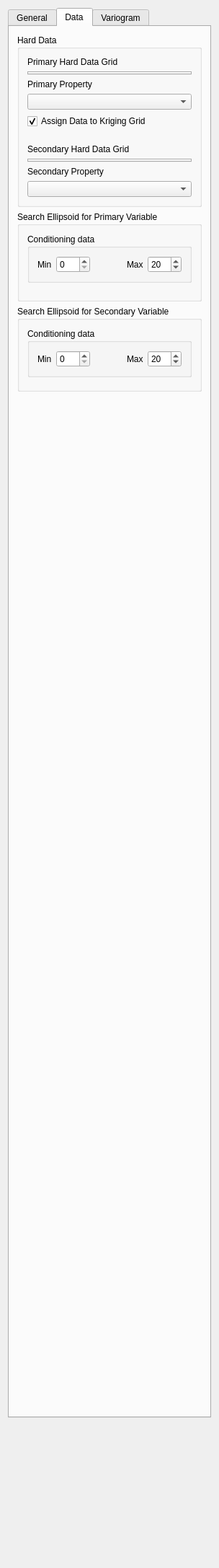
<?xml version="1.0" encoding="UTF-8"?>
<ui version="4.0">
 <class>CoKriging_Parameters</class>
 <widget class="QWidget" name="CoKriging_Parameters">
  <property name="AlgorithmCategory" stdset="0">
   <string>Estimation</string>
  </property>
  <property name="AlgorithmDescription" stdset="0">
   <string>Kriging with secondary attribute</string>
  </property>
  <property name="geometry">
   <rect>
    <x>0</x>
    <y>0</y>
    <width>271</width>
    <height>2174</height>
   </rect>
  </property>
  <property name="maximumSize">
   <size>
    <width>500</width>
    <height>32767</height>
   </size>
  </property>
  <property name="windowTitle">
   <string>Kriging Parameters</string>
  </property>
  <layout class="QVBoxLayout" name="verticalLayout_5">
   <item>
    <widget class="QTabWidget" name="tabWidget2">
     <property name="currentIndex">
      <number>1</number>
     </property>
     <widget class="QWidget" name="tab">
      <attribute name="title">
       <string>General</string>
      </attribute>
      <layout class="QVBoxLayout" name="verticalLayout_2">
       <item>
        <widget class="Q3GroupBox" name="SimulationGrid">
         <property name="maximumSize">
          <size>
           <width>32767</width>
           <height>140</height>
          </size>
         </property>
         <property name="title">
          <string>Kriging Grid</string>
         </property>
         <property name="frameShape">
          <enum>Q3GroupBox::Box</enum>
         </property>
         <property name="frameShadow">
          <enum>Q3GroupBox::Sunken</enum>
         </property>
         <layout class="QVBoxLayout" name="verticalLayout">
          <item>
           <widget class="GridSelector" name="Grid_Name"/>
          </item>
          <item>
           <spacer name="Spacer7_5_3">
            <property name="orientation">
             <enum>Qt::Vertical</enum>
            </property>
            <property name="sizeType">
             <enum>QSizePolicy::Expanding</enum>
            </property>
            <property name="sizeHint" stdset="0">
             <size>
              <width>0</width>
              <height>20</height>
             </size>
            </property>
           </spacer>
          </item>
          <item>
           <widget class="QLabel" name="TextLabel2">
            <property name="text">
             <string>New Property Name</string>
            </property>
            <property name="wordWrap">
             <bool>false</bool>
            </property>
           </widget>
          </item>
          <item>
           <widget class="QLineEdit" name="Property_Name"/>
          </item>
         </layout>
        </widget>
       </item>
       <item>
        <widget class="QComboBox" name="Kriging_Type">
         <item>
          <property name="text">
           <string>Simple Kriging (SK)</string>
          </property>
         </item>
         <item>
          <property name="text">
           <string>Ordinary Kriging (OK)</string>
          </property>
         </item>
        </widget>
       </item>
       <item>
        <widget class="GsTLGroupBox" name="SKGroupBox">
         <property name="title">
          <string/>
         </property>
         <property name="keyword" stdset="0">
          <string>Simple Kriging (SK)</string>
         </property>
         <layout class="QVBoxLayout">
          <property name="spacing">
           <number>6</number>
          </property>
          <property name="margin">
           <number>11</number>
          </property>
          <item>
           <widget class="QLabel" name="TextLabel1_4">
            <property name="text">
             <string>SK mean of Z1 and Z2</string>
            </property>
            <property name="wordWrap">
             <bool>false</bool>
            </property>
           </widget>
          </item>
          <item>
           <widget class="QLineEdit" name="SK_Means">
            <property name="sizePolicy">
             <sizepolicy hsizetype="Minimum" vsizetype="Fixed">
              <horstretch>0</horstretch>
              <verstretch>0</verstretch>
             </sizepolicy>
            </property>
           </widget>
          </item>
         </layout>
        </widget>
       </item>
       <item>
        <layout class="QHBoxLayout">
         <property name="spacing">
          <number>6</number>
         </property>
         <property name="margin">
          <number>0</number>
         </property>
         <item>
          <widget class="QLabel" name="TextLabel1_2">
           <property name="text">
            <string>Cokriging Type</string>
           </property>
           <property name="wordWrap">
            <bool>false</bool>
           </property>
          </widget>
         </item>
         <item>
          <widget class="QComboBox" name="Cokriging_Type">
           <item>
            <property name="text">
             <string>Full Cokriging</string>
            </property>
           </item>
           <item>
            <property name="text">
             <string>Markov Model 1</string>
            </property>
           </item>
           <item>
            <property name="text">
             <string>Markov Model 2</string>
            </property>
           </item>
          </widget>
         </item>
        </layout>
       </item>
       <item>
        <spacer name="spacer22">
         <property name="orientation">
          <enum>Qt::Vertical</enum>
         </property>
         <property name="sizeType">
          <enum>QSizePolicy::Expanding</enum>
         </property>
         <property name="sizeHint" stdset="0">
          <size>
           <width>20</width>
           <height>301</height>
          </size>
         </property>
        </spacer>
       </item>
      </layout>
     </widget>
     <widget class="QWidget" name="tab">
      <attribute name="title">
       <string>Data</string>
      </attribute>
      <layout class="QVBoxLayout" name="verticalLayout_4">
       <item>
        <widget class="Q3GroupBox" name="GroupBox3">
         <property name="title">
          <string>Hard Data</string>
         </property>
         <layout class="QVBoxLayout">
          <property name="spacing">
           <number>6</number>
          </property>
          <property name="margin">
           <number>11</number>
          </property>
          <item>
           <widget class="QLabel" name="TextLabel1_3">
            <property name="text">
             <string>Primary Hard Data Grid</string>
            </property>
            <property name="wordWrap">
             <bool>false</bool>
            </property>
           </widget>
          </item>
          <item>
           <widget class="GridSelector" name="Primary_Harddata_Grid"/>
          </item>
          <item>
           <widget class="QLabel" name="TextLabel2_2">
            <property name="text">
             <string>Primary Property</string>
            </property>
            <property name="wordWrap">
             <bool>false</bool>
            </property>
           </widget>
          </item>
          <item>
           <widget class="SinglePropertySelector" name="Primary_Variable"/>
          </item>
          <item>
           <widget class="QCheckBox" name="Assign_Hard_Data">
            <property name="text">
             <string>Assign Data to Kriging Grid</string>
            </property>
            <property name="checked">
             <bool>true</bool>
            </property>
           </widget>
          </item>
          <item>
           <spacer name="spacer19">
            <property name="orientation">
             <enum>Qt::Vertical</enum>
            </property>
            <property name="sizeType">
             <enum>QSizePolicy::Fixed</enum>
            </property>
            <property name="sizeHint" stdset="0">
             <size>
              <width>20</width>
              <height>16</height>
             </size>
            </property>
           </spacer>
          </item>
          <item>
           <widget class="QLabel" name="TextLabel1_3_2">
            <property name="text">
             <string>Secondary Hard Data Grid</string>
            </property>
            <property name="wordWrap">
             <bool>false</bool>
            </property>
           </widget>
          </item>
          <item>
           <widget class="GridSelector" name="Secondary_Harddata_Grid"/>
          </item>
          <item>
           <widget class="QLabel" name="TextLabel2_2_2">
            <property name="text">
             <string>Secondary Property</string>
            </property>
            <property name="wordWrap">
             <bool>false</bool>
            </property>
           </widget>
          </item>
          <item>
           <widget class="SinglePropertySelector" name="Secondary_Variable"/>
          </item>
         </layout>
        </widget>
       </item>
       <item>
        <widget class="Q3GroupBox" name="GroupBox9">
         <property name="sizePolicy">
          <sizepolicy hsizetype="Preferred" vsizetype="Fixed">
           <horstretch>0</horstretch>
           <verstretch>0</verstretch>
          </sizepolicy>
         </property>
         <property name="title">
          <string>Search Ellipsoid for Primary Variable</string>
         </property>
         <layout class="QVBoxLayout" name="verticalLayout_3">
          <item>
           <widget class="Q3GroupBox" name="groupBox5">
            <property name="title">
             <string>Conditioning data</string>
            </property>
            <property name="frameShape">
             <enum>Q3GroupBox::LineEditPanel</enum>
            </property>
            <layout class="QGridLayout">
             <item row="0" column="0">
              <layout class="QHBoxLayout">
               <item>
                <widget class="QLabel" name="TextLabel2_2_2_2_3">
                 <property name="text">
                  <string>Min</string>
                 </property>
                 <property name="wordWrap">
                  <bool>false</bool>
                 </property>
                </widget>
               </item>
               <item>
                <widget class="QSpinBox" name="Min_Conditioning_Data">
                 <property name="minimum">
                  <number>0</number>
                 </property>
                 <property name="maximum">
                  <number>200</number>
                 </property>
                 <property name="value">
                  <number>0</number>
                 </property>
                </widget>
               </item>
               <item>
                <spacer name="spacer3">
                 <property name="orientation">
                  <enum>Qt::Horizontal</enum>
                 </property>
                 <property name="sizeType">
                  <enum>QSizePolicy::Expanding</enum>
                 </property>
                 <property name="sizeHint" stdset="0">
                  <size>
                   <width>31</width>
                   <height>20</height>
                  </size>
                 </property>
                </spacer>
               </item>
               <item>
                <widget class="QLabel" name="TextLabel2_2_2_2_3_2_2">
                 <property name="text">
                  <string>Max</string>
                 </property>
                 <property name="wordWrap">
                  <bool>false</bool>
                 </property>
                </widget>
               </item>
               <item>
                <widget class="QSpinBox" name="Max_Conditioning_Data">
                 <property name="minimum">
                  <number>0</number>
                 </property>
                 <property name="maximum">
                  <number>200</number>
                 </property>
                 <property name="value">
                  <number>20</number>
                 </property>
                </widget>
               </item>
              </layout>
             </item>
            </layout>
           </widget>
          </item>
          <item>
           <widget class="EllipsoidInput" name="Search_Ellipsoid_1">
            <property name="title" stdset="0">
             <string/>
            </property>
           </widget>
          </item>
          <item>
           <widget class="AdvancedNeighborhoodInput" name="AdvancedSearch_1"/>
          </item>
         </layout>
        </widget>
       </item>
       <item>
        <widget class="GsTLGroupBox" name="box_data_LMC">
         <property name="title">
          <string>Search Ellipsoid for Secondary Variable</string>
         </property>
         <property name="keyword" stdset="0">
          <string>Full Cokriging</string>
         </property>
         <layout class="QGridLayout">
          <item row="0" column="0">
           <widget class="Q3GroupBox" name="groupBox5_2">
            <property name="title">
             <string>Conditioning data</string>
            </property>
            <property name="frameShape">
             <enum>Q3GroupBox::LineEditPanel</enum>
            </property>
            <layout class="QGridLayout">
             <item row="0" column="0">
              <layout class="QHBoxLayout">
               <item>
                <widget class="QLabel" name="TextLabel2_2_2_2_3_2">
                 <property name="text">
                  <string>Min</string>
                 </property>
                 <property name="wordWrap">
                  <bool>false</bool>
                 </property>
                </widget>
               </item>
               <item>
                <widget class="QSpinBox" name="Min_Conditioning_Data_2">
                 <property name="minimum">
                  <number>0</number>
                 </property>
                 <property name="maximum">
                  <number>200</number>
                 </property>
                 <property name="value">
                  <number>0</number>
                 </property>
                </widget>
               </item>
               <item>
                <spacer name="spacer3_2">
                 <property name="orientation">
                  <enum>Qt::Horizontal</enum>
                 </property>
                 <property name="sizeType">
                  <enum>QSizePolicy::Expanding</enum>
                 </property>
                 <property name="sizeHint" stdset="0">
                  <size>
                   <width>31</width>
                   <height>20</height>
                  </size>
                 </property>
                </spacer>
               </item>
               <item>
                <widget class="QLabel" name="TextLabel2_2_2_2_3_2_3">
                 <property name="text">
                  <string>Max</string>
                 </property>
                 <property name="wordWrap">
                  <bool>false</bool>
                 </property>
                </widget>
               </item>
               <item>
                <widget class="QSpinBox" name="Max_Conditioning_Data_2">
                 <property name="minimum">
                  <number>0</number>
                 </property>
                 <property name="maximum">
                  <number>200</number>
                 </property>
                 <property name="value">
                  <number>20</number>
                 </property>
                </widget>
               </item>
              </layout>
             </item>
            </layout>
           </widget>
          </item>
          <item row="1" column="0">
           <widget class="EllipsoidInput" name="Search_Ellipsoid_2">
            <property name="title" stdset="0">
             <string/>
            </property>
           </widget>
          </item>
         </layout>
        </widget>
       </item>
       <item>
        <spacer name="spacer21">
         <property name="orientation">
          <enum>Qt::Vertical</enum>
         </property>
         <property name="sizeType">
          <enum>QSizePolicy::Expanding</enum>
         </property>
         <property name="sizeHint" stdset="0">
          <size>
           <width>20</width>
           <height>1410</height>
          </size>
         </property>
        </spacer>
       </item>
      </layout>
     </widget>
     <widget class="QWidget" name="TabPage">
      <attribute name="title">
       <string>Variogram</string>
      </attribute>
      <layout class="QVBoxLayout">
       <item>
        <widget class="Q3GroupBox" name="GroupBox5">
         <property name="sizePolicy">
          <sizepolicy hsizetype="Preferred" vsizetype="Minimum">
           <horstretch>0</horstretch>
           <verstretch>0</verstretch>
          </sizepolicy>
         </property>
         <property name="title">
          <string>Variogram for primary variable C11(h)</string>
         </property>
         <layout class="QVBoxLayout">
          <property name="spacing">
           <number>6</number>
          </property>
          <property name="margin">
           <number>11</number>
          </property>
          <item>
           <widget class="VariogramInput" name="Variogram_C11">
            <property name="sizePolicy">
             <sizepolicy hsizetype="Preferred" vsizetype="Minimum">
              <horstretch>0</horstretch>
              <verstretch>0</verstretch>
             </sizepolicy>
            </property>
           </widget>
          </item>
         </layout>
        </widget>
       </item>
       <item>
        <widget class="GsTLGroupBox" name="LMC_group">
         <property name="title">
          <string/>
         </property>
         <property name="keyword" stdset="0">
          <string>Full Cokriging</string>
         </property>
         <layout class="QVBoxLayout">
          <property name="spacing">
           <number>6</number>
          </property>
          <property name="margin">
           <number>11</number>
          </property>
          <item>
           <widget class="QLabel" name="textLabel1_2_2">
            <property name="font">
             <font>
              <weight>75</weight>
              <bold>true</bold>
             </font>
            </property>
            <property name="text">
             <string>Full Cokriging Parameters</string>
            </property>
            <property name="alignment">
             <set>Qt::AlignCenter</set>
            </property>
            <property name="wordWrap">
             <bool>false</bool>
            </property>
           </widget>
          </item>
          <item>
           <spacer name="Spacer7_3">
            <property name="orientation">
             <enum>Qt::Vertical</enum>
            </property>
            <property name="sizeType">
             <enum>QSizePolicy::Fixed</enum>
            </property>
            <property name="sizeHint" stdset="0">
             <size>
              <width>20</width>
              <height>16</height>
             </size>
            </property>
           </spacer>
          </item>
          <item>
           <widget class="QLabel" name="TextLabel3">
            <property name="font">
             <font>
              <weight>75</weight>
              <bold>true</bold>
             </font>
            </property>
            <property name="text">
             <string>Cross-variogram C12(h)</string>
            </property>
            <property name="wordWrap">
             <bool>false</bool>
            </property>
           </widget>
          </item>
          <item>
           <widget class="VariogramInput" name="Variogram_C12"/>
          </item>
          <item>
           <widget class="QLabel" name="TextLabel3_2">
            <property name="font">
             <font>
              <weight>75</weight>
              <bold>true</bold>
             </font>
            </property>
            <property name="text">
             <string>Variogram of Secondary variable C22(h)</string>
            </property>
            <property name="wordWrap">
             <bool>false</bool>
            </property>
           </widget>
          </item>
          <item>
           <widget class="VariogramInput" name="Variogram_C22"/>
          </item>
          <item>
           <spacer name="Spacer7">
            <property name="orientation">
             <enum>Qt::Vertical</enum>
            </property>
            <property name="sizeType">
             <enum>QSizePolicy::Fixed</enum>
            </property>
            <property name="sizeHint" stdset="0">
             <size>
              <width>20</width>
              <height>16</height>
             </size>
            </property>
           </spacer>
          </item>
         </layout>
        </widget>
       </item>
       <item>
        <widget class="GsTLGroupBox" name="MM1_group">
         <property name="title">
          <string/>
         </property>
         <property name="keyword" stdset="0">
          <string>Markov Model 1</string>
         </property>
         <property name="displayed" stdset="0">
          <bool>false</bool>
         </property>
         <layout class="QVBoxLayout">
          <property name="spacing">
           <number>6</number>
          </property>
          <property name="margin">
           <number>11</number>
          </property>
          <item>
           <widget class="QLabel" name="textLabel1_2">
            <property name="font">
             <font>
              <weight>75</weight>
              <bold>true</bold>
             </font>
            </property>
            <property name="text">
             <string>Markov Model 1 Parameters</string>
            </property>
            <property name="alignment">
             <set>Qt::AlignCenter</set>
            </property>
            <property name="wordWrap">
             <bool>false</bool>
            </property>
           </widget>
          </item>
          <item>
           <spacer name="Spacer7_2_2_2">
            <property name="orientation">
             <enum>Qt::Vertical</enum>
            </property>
            <property name="sizeType">
             <enum>QSizePolicy::Fixed</enum>
            </property>
            <property name="sizeHint" stdset="0">
             <size>
              <width>20</width>
              <height>16</height>
             </size>
            </property>
           </spacer>
          </item>
          <item>
           <widget class="QLabel" name="TextLabel5">
            <property name="text">
             <string>Z1 is the primary variable, Z2 the secondary</string>
            </property>
            <property name="alignment">
             <set>Qt::AlignVCenter</set>
            </property>
            <property name="wordWrap">
             <bool>true</bool>
            </property>
           </widget>
          </item>
          <item>
           <layout class="QGridLayout">
            <item row="0" column="2">
             <widget class="QLineEdit" name="Correl_Z1Z2"/>
            </item>
            <item row="0" column="3">
             <spacer name="Spacer12">
              <property name="orientation">
               <enum>Qt::Horizontal</enum>
              </property>
              <property name="sizeType">
               <enum>QSizePolicy::Expanding</enum>
              </property>
              <property name="sizeHint" stdset="0">
               <size>
                <width>95</width>
                <height>16</height>
               </size>
              </property>
             </spacer>
            </item>
            <item row="1" column="0">
             <widget class="QLabel" name="TextLabel4_2">
              <property name="text">
               <string>Var( Z2 )</string>
              </property>
              <property name="wordWrap">
               <bool>false</bool>
              </property>
             </widget>
            </item>
            <item row="0" column="0" colspan="2">
             <widget class="QLabel" name="TextLabel4">
              <property name="minimumSize">
               <size>
                <width>160</width>
                <height>0</height>
               </size>
              </property>
              <property name="text">
               <string>Coef. Correlation Z1,Z2</string>
              </property>
              <property name="wordWrap">
               <bool>false</bool>
              </property>
             </widget>
            </item>
            <item row="1" column="1" colspan="2">
             <widget class="QLineEdit" name="Var_Z2"/>
            </item>
            <item row="1" column="3">
             <spacer name="Spacer13">
              <property name="orientation">
               <enum>Qt::Horizontal</enum>
              </property>
              <property name="sizeType">
               <enum>QSizePolicy::Expanding</enum>
              </property>
              <property name="sizeHint" stdset="0">
               <size>
                <width>95</width>
                <height>16</height>
               </size>
              </property>
             </spacer>
            </item>
           </layout>
          </item>
         </layout>
        </widget>
       </item>
       <item>
        <widget class="GsTLGroupBox" name="MM2_group">
         <property name="title">
          <string/>
         </property>
         <property name="keyword" stdset="0">
          <string>Markov Model 2</string>
         </property>
         <property name="displayed" stdset="0">
          <bool>false</bool>
         </property>
         <layout class="QVBoxLayout">
          <property name="spacing">
           <number>6</number>
          </property>
          <property name="margin">
           <number>11</number>
          </property>
          <item>
           <widget class="QLabel" name="textLabel1">
            <property name="font">
             <font>
              <weight>75</weight>
              <bold>true</bold>
             </font>
            </property>
            <property name="text">
             <string>Markov Model 2 Parameters</string>
            </property>
            <property name="alignment">
             <set>Qt::AlignCenter</set>
            </property>
            <property name="wordWrap">
             <bool>false</bool>
            </property>
           </widget>
          </item>
          <item>
           <spacer name="Spacer7_2_2">
            <property name="orientation">
             <enum>Qt::Vertical</enum>
            </property>
            <property name="sizeType">
             <enum>QSizePolicy::Fixed</enum>
            </property>
            <property name="sizeHint" stdset="0">
             <size>
              <width>20</width>
              <height>16</height>
             </size>
            </property>
           </spacer>
          </item>
          <item>
           <widget class="QLabel" name="TextLabel5_2">
            <property name="text">
             <string>Z1 is the primary variable, Z2 the secondary</string>
            </property>
            <property name="alignment">
             <set>Qt::AlignVCenter</set>
            </property>
            <property name="wordWrap">
             <bool>true</bool>
            </property>
           </widget>
          </item>
          <item>
           <layout class="QHBoxLayout">
            <item>
             <widget class="QLabel" name="TextLabel4_3">
              <property name="minimumSize">
               <size>
                <width>160</width>
                <height>0</height>
               </size>
              </property>
              <property name="text">
               <string>Coef. Correlation Z1,Z2</string>
              </property>
              <property name="wordWrap">
               <bool>false</bool>
              </property>
             </widget>
            </item>
            <item>
             <widget class="QLineEdit" name="MM2_Correl_Z1Z2"/>
            </item>
            <item>
             <spacer name="Spacer12_2">
              <property name="orientation">
               <enum>Qt::Horizontal</enum>
              </property>
              <property name="sizeType">
               <enum>QSizePolicy::Expanding</enum>
              </property>
              <property name="sizeHint" stdset="0">
               <size>
                <width>95</width>
                <height>16</height>
               </size>
              </property>
             </spacer>
            </item>
           </layout>
          </item>
          <item>
           <spacer name="Spacer7_2">
            <property name="orientation">
             <enum>Qt::Vertical</enum>
            </property>
            <property name="sizeType">
             <enum>QSizePolicy::Fixed</enum>
            </property>
            <property name="sizeHint" stdset="0">
             <size>
              <width>20</width>
              <height>16</height>
             </size>
            </property>
           </spacer>
          </item>
          <item>
           <widget class="QLabel" name="TextLabel3_2_2">
            <property name="font">
             <font>
              <weight>75</weight>
              <bold>true</bold>
             </font>
            </property>
            <property name="text">
             <string>Variogram of Secondary variable C22(h)</string>
            </property>
            <property name="wordWrap">
             <bool>false</bool>
            </property>
           </widget>
          </item>
          <item>
           <widget class="VariogramInput" name="MM2_Variogram_C22"/>
          </item>
         </layout>
        </widget>
       </item>
       <item>
        <spacer name="spacer19_2">
         <property name="orientation">
          <enum>Qt::Vertical</enum>
         </property>
         <property name="sizeType">
          <enum>QSizePolicy::Expanding</enum>
         </property>
         <property name="sizeHint" stdset="0">
          <size>
           <width>20</width>
           <height>16</height>
          </size>
         </property>
        </spacer>
       </item>
      </layout>
     </widget>
    </widget>
   </item>
   <item>
    <spacer name="spacer20">
     <property name="orientation">
      <enum>Qt::Vertical</enum>
     </property>
     <property name="sizeType">
      <enum>QSizePolicy::Expanding</enum>
     </property>
     <property name="sizeHint" stdset="0">
      <size>
       <width>20</width>
       <height>41</height>
      </size>
     </property>
    </spacer>
   </item>
   <item>
    <spacer name="Spacer4">
     <property name="orientation">
      <enum>Qt::Vertical</enum>
     </property>
     <property name="sizeType">
      <enum>QSizePolicy::Expanding</enum>
     </property>
     <property name="sizeHint" stdset="0">
      <size>
       <width>20</width>
       <height>16</height>
      </size>
     </property>
    </spacer>
   </item>
  </layout>
 </widget>
 <layoutdefault spacing="6" margin="11"/>
 <pixmapfunction>qPixmapFromMimeSource</pixmapfunction>
 <customwidgets>
  <customwidget>
   <class>SinglePropertySelector</class>
   <extends>QComboBox</extends>
   <header>GsTLAppli/extra/qtplugins/selectors.h</header>
  </customwidget>
  <customwidget>
   <class>VariogramInput</class>
   <extends>QWidget</extends>
   <header>GsTLAppli/extra/qtplugins/variogram_input.h</header>
  </customwidget>
  <customwidget>
   <class>GsTLGroupBox</class>
   <extends>QGroupBox</extends>
   <header>GsTLAppli/extra/qtplugins/selectors.h</header>
  </customwidget>
  <customwidget>
   <class>EllipsoidInput</class>
   <extends>QWidget</extends>
   <header>GsTLAppli/extra/qtplugins/ellipsoid_input.h</header>
  </customwidget>
  <customwidget>
   <class>GridSelector</class>
   <extends>QTabWidget</extends>
   <header>GsTLAppli/extra/qtplugins/selectors.h</header>
  </customwidget>
  <customwidget>
   <class>AdvancedNeighborhoodInput</class>
   <extends>QWidget</extends>
   <header>GsTLAppli/extra/qtplugins/neighborhood_filter_input.h</header>
  </customwidget>
  <customwidget>
   <class>Q3GroupBox</class>
   <extends>QGroupBox</extends>
   <header>Qt3Support/Q3GroupBox</header>
   <container>1</container>
  </customwidget>
 </customwidgets>
 <includes>
  <include location="local">gridselector.h</include>
  <include location="local">gstlgroupbox.h</include>
  <include location="local">gridselector.h</include>
  <include location="local">singlepropertyselector.h</include>
  <include location="local">gridselector.h</include>
  <include location="local">singlepropertyselector.h</include>
  <include location="local">ellipsoidinput.h</include>
  <include location="local">gstl_table.h</include>
  <include location="local">gstl_table.h</include>
  <include location="local">gstlgroupbox.h</include>
  <include location="local">ellipsoidinput.h</include>
  <include location="local">gstl_table.h</include>
  <include location="local">gstl_table.h</include>
  <include location="local">variograminput.h</include>
  <include location="local">gstlgroupbox.h</include>
  <include location="local">variograminput.h</include>
  <include location="local">variograminput.h</include>
  <include location="local">gstlgroupbox.h</include>
  <include location="local">gstlgroupbox.h</include>
  <include location="local">variograminput.h</include>
 </includes>
 <resources/>
 <connections>
  <connection>
   <sender>Kriging_Type</sender>
   <signal>activated(QString)</signal>
   <receiver>SKGroupBox</receiver>
   <slot>setShown(QString)</slot>
   <hints>
    <hint type="sourcelabel">
     <x>20</x>
     <y>20</y>
    </hint>
    <hint type="destinationlabel">
     <x>20</x>
     <y>20</y>
    </hint>
   </hints>
  </connection>
  <connection>
   <sender>Primary_Harddata_Grid</sender>
   <signal>activated(QString)</signal>
   <receiver>Primary_Variable</receiver>
   <slot>show_properties(QString)</slot>
   <hints>
    <hint type="sourcelabel">
     <x>20</x>
     <y>20</y>
    </hint>
    <hint type="destinationlabel">
     <x>20</x>
     <y>20</y>
    </hint>
   </hints>
  </connection>
  <connection>
   <sender>Cokriging_Type</sender>
   <signal>activated(QString)</signal>
   <receiver>LMC_group</receiver>
   <slot>setShown(QString)</slot>
   <hints>
    <hint type="sourcelabel">
     <x>20</x>
     <y>20</y>
    </hint>
    <hint type="destinationlabel">
     <x>20</x>
     <y>20</y>
    </hint>
   </hints>
  </connection>
  <connection>
   <sender>Cokriging_Type</sender>
   <signal>activated(QString)</signal>
   <receiver>MM1_group</receiver>
   <slot>setShown(QString)</slot>
   <hints>
    <hint type="sourcelabel">
     <x>20</x>
     <y>20</y>
    </hint>
    <hint type="destinationlabel">
     <x>20</x>
     <y>20</y>
    </hint>
   </hints>
  </connection>
  <connection>
   <sender>Secondary_Harddata_Grid</sender>
   <signal>activated(QString)</signal>
   <receiver>Secondary_Variable</receiver>
   <slot>show_properties(QString)</slot>
   <hints>
    <hint type="sourcelabel">
     <x>20</x>
     <y>20</y>
    </hint>
    <hint type="destinationlabel">
     <x>20</x>
     <y>20</y>
    </hint>
   </hints>
  </connection>
  <connection>
   <sender>Cokriging_Type</sender>
   <signal>activated(QString)</signal>
   <receiver>MM2_group</receiver>
   <slot>setShown(QString)</slot>
   <hints>
    <hint type="sourcelabel">
     <x>20</x>
     <y>20</y>
    </hint>
    <hint type="destinationlabel">
     <x>20</x>
     <y>20</y>
    </hint>
   </hints>
  </connection>
  <connection>
   <sender>Cokriging_Type</sender>
   <signal>activated(QString)</signal>
   <receiver>box_data_LMC</receiver>
   <slot>setShown(QString)</slot>
   <hints>
    <hint type="sourcelabel">
     <x>20</x>
     <y>20</y>
    </hint>
    <hint type="destinationlabel">
     <x>20</x>
     <y>20</y>
    </hint>
   </hints>
  </connection>
 </connections>
</ui>
